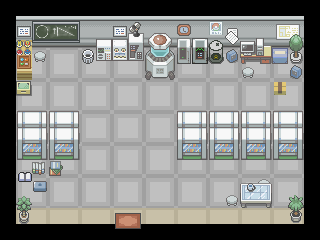

A 2D game scene composited from a Tiled map and its tileset images. What follows is a short description and the map's XML, with each tile layer's data collapsed to a summary:
An orthogonal 20x15 tile map with 16x16 px tiles, 15 tile layers (sol, mur, tapis, layer_vide_important4, ...), 2 tilesets and 26 objects (mur0, mur2, mur1, mur3, recheres_pokeballs, ...).

<map version="1.10" tiledversion="1.10.2" orientation="orthogonal" renderorder="right-down" width="20" height="15" tilewidth="16" tileheight="16" infinite="0" nextlayerid="22" nextobjectid="31">
 <tileset firstgid="1" source="tileset/interior_floors.tsx" />
 <tileset firstgid="1057" source="tileset/interior1.tsx" />
 <layer id="1" name="sol" width="20" height="15">
  <data>[300 cells, 300 non-empty, 7 distinct tile ids]</data>
 </layer>
 <layer id="2" name="mur" width="20" height="15">
  <data>[300 cells, 36 non-empty, 2 distinct tile ids]</data>
 </layer>
 <layer id="10" name="tapis" width="20" height="15">
  <data>[300 cells, 4 non-empty, 4 distinct tile ids]</data>
 </layer>
 <layer id="13" name="layer_vide_important4" width="20" height="15">
  <data>[300 cells, 0 non-empty, 0 distinct tile ids]</data>
 </layer>
 <layer id="14" name="layer_vide_important5" width="20" height="15">
  <data>[300 cells, 0 non-empty, 0 distinct tile ids]</data>
 </layer>
 <layer id="15" name="layer_vide_important6" width="20" height="15">
  <data>[300 cells, 0 non-empty, 0 distinct tile ids]</data>
 </layer>
 <layer id="16" name="layer_vide_important7" width="20" height="15">
  <data>[300 cells, 0 non-empty, 0 distinct tile ids]</data>
 </layer>
 <layer id="17" name="layer_vide_important8" width="20" height="15">
  <data>[300 cells, 0 non-empty, 0 distinct tile ids]</data>
 </layer>
 <layer id="18" name="layer_vide_important9" width="20" height="15">
  <data>[300 cells, 0 non-empty, 0 distinct tile ids]</data>
 </layer>
 <layer id="19" name="layer_vide_important10" width="20" height="15">
  <data>[300 cells, 0 non-empty, 0 distinct tile ids]</data>
 </layer>
 <layer id="20" name="layer_vide_important11" width="20" height="15">
  <data>[300 cells, 0 non-empty, 0 distinct tile ids]</data>
 </layer>
 <layer id="21" name="layer_vide_important12" width="20" height="15">
  <data>[300 cells, 0 non-empty, 0 distinct tile ids]</data>
 </layer>
 <layer id="3" name="decorations0" width="20" height="15">
  <data>[300 cells, 86 non-empty, 53 distinct tile ids]</data>
 </layer>
 <layer id="4" name="decorations1" width="20" height="15">
  <data>[300 cells, 56 non-empty, 24 distinct tile ids]</data>
 </layer>
 <layer id="6" name="decorations2" width="20" height="15">
  <data>[300 cells, 3 non-empty, 3 distinct tile ids]</data>
 </layer>
 <objectgroup id="8" name="collisions">
  <object id="1" name="mur0" x="0" y="0" width="320" height="48" />
  <object id="3" name="mur2" x="304" y="48" width="16" height="176" />
  <object id="4" name="mur1" x="0" y="48" width="16" height="176" />
  <object id="5" name="mur3" x="0" y="224" width="320" height="16" />
  <object id="7" name="recheres_pokeballs" x="16" y="48" width="16" height="46.625" />
  <object id="8" name="chaise3" x="33.875" y="53.25" width="12" height="9" />
  <object id="9" name="poubelle" x="81.875" y="50.5" width="12.25" height="13.375" />
  <object id="10" name="technologies0" x="95.875" y="48.125" width="48.125" height="12.5" />
  <object id="11" name="technologies1" x="177" y="47.75" width="127" height="16.125" />
  <object id="12" name="chaise2" x="241.75" y="68.125" width="12.25" height="10" />
  <object id="13" name="carton1" x="301.469" y="68.0069" width="10.7022" height="11.1151" rotation="90" />
  <object id="14" name="carton0" x="274" y="83.75" width="12" height="11.125" />
  <object id="15" name="etageres1" x="176.875" y="121.75" width="127.125" height="38.25" />
  <object id="16" name="etageres0" x="16" y="122.125" width="62.625" height="37.875" />
  <object id="19" name="table" x="240.091" y="186.818" width="32" height="21" />
  <object id="20" name="chaise1" x="225.818" y="197" width="12.1818" height="9" />
  <object id="21" name="chaise0" x="258" y="180.909" width="11.7273" height="5.90909" />
  <object id="22" name="livres0" x="17.875" y="172.063" width="14.125" height="10.0625" />
  <object id="23" name="livres1" x="32" y="162.063" width="13" height="13" />
  <object id="24" name="livres2" x="48.875" y="160.938" width="14.3125" height="15.0625" />
  <object id="25" name="pouf" x="32.875" y="180.938" width="14.3125" height="11.1875" />
  <object id="26" name="plante_en_pot1" x="18.875" y="211.125" width="10.25" height="12.3125" />
  <object id="27" name="plante_en_pot0" x="290" y="211" width="12.0625" height="11.5" />
  <object id="28" name="starters" x="145" y="48" width="30" height="32" />
 </objectgroup>
 <objectgroup id="9" name="changements_de_map">
  <object id="29" name="vers_ville0" x="115.063" y="212.938" width="25.9375" height="16.0625" />
 </objectgroup>
 <objectgroup id="12" name="points_de_spawn">
  <object id="30" name="depuis_ville0" x="114" y="183" width="16" height="16" />
 </objectgroup>
</map>
